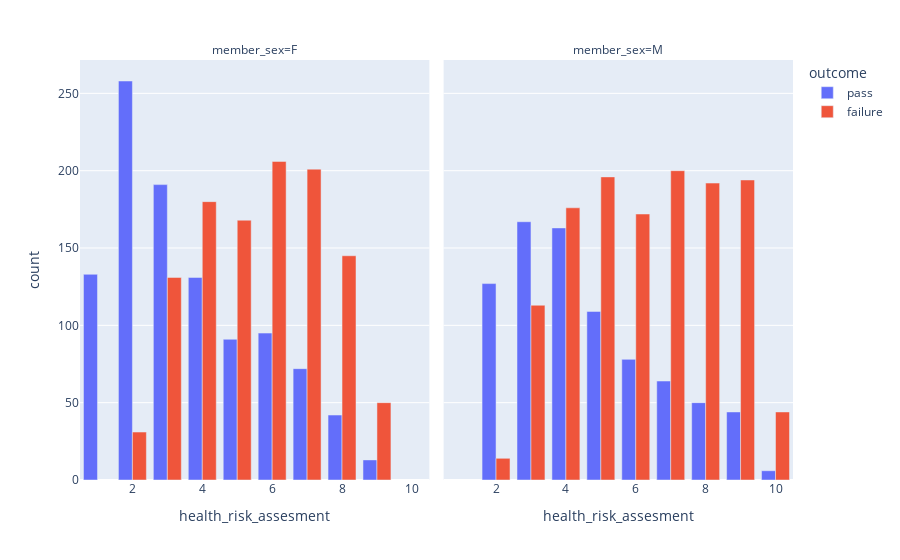

Notebook source saved alongside this figure:
### Code cell
cat_plot = data_outcome_compare[["member_sex", "health_risk_assesment", "outcome"]].value_counts().reset_index()
cat_plot["member_sex"] = cat_plot["member_sex"].replace({0:"F", 1:"M"})
fig = px.bar(cat_plot, x="health_risk_assesment", y="count", color="outcome", facet_col="member_sex", barmode="group")
fig.show()
# Females do seem to have more positive outcomes at higher health risk assesment scores
fig_path = os.path.join(output_dir, "sexxoutcomexhra.png")
pio.write_image(fig, fig_path)

### Figure 1 — Plotly figure (JSON) as saved in the notebook; plotly's stock layout.template omitted (floating-point values rounded to 4 significant figures)
{"data": [{"alignmentgroup": "True", "hovertemplate": "outcome=pass<br>member_sex=F<br>health_risk_assesment=%{x}<br>count=%{y}<extra></extra>", "legendgroup": "pass", "marker": {"color": "#636efa", "pattern": {"shape": ""}}, "name": "pass", "offsetgroup": "pass", "orientation": "v", "showlegend": true, "textposition": "auto", "type": "bar", "x": [2, 3, 1, 4, 6, 5, 7, 8, 9], "xaxis": "x", "y": [258, 191, 133, 131, 95, 91, 72, 42, 13], "yaxis": "y"}, {"alignmentgroup": "True", "hovertemplate": "outcome=pass<br>member_sex=M<br>health_risk_assesment=%{x}<br>count=%{y}<extra></extra>", "legendgroup": "pass", "marker": {"color": "#636efa", "pattern": {"shape": ""}}, "name": "pass", "offsetgroup": "pass", "orientation": "v", "showlegend": false, "textposition": "auto", "type": "bar", "x": [3, 4, 2, 5, 6, 7, 8, 9, 10], "xaxis": "x2", "y": [167, 163, 127, 109, 78, 64, 50, 44, 6], "yaxis": "y2"}, {"alignmentgroup": "True", "hovertemplate": "outcome=failure<br>member_sex=F<br>health_risk_assesment=%{x}<br>count=%{y}<extra></extra>", "legendgroup": "failure", "marker": {"color": "#EF553B", "pattern": {"shape": ""}}, "name": "failure", "offsetgroup": "failure", "orientation": "v", "showlegend": true, "textposition": "auto", "type": "bar", "x": [6, 7, 4, 5, 8, 3, 9, 2], "xaxis": "x", "y": [206, 201, 180, 168, 145, 131, 50, 31], "yaxis": "y"}, {"alignmentgroup": "True", "hovertemplate": "outcome=failure<br>member_sex=M<br>health_risk_assesment=%{x}<br>count=%{y}<extra></extra>", "legendgroup": "failure", "marker": {"color": "#EF553B", "pattern": {"shape": ""}}, "name": "failure", "offsetgroup": "failure", "orientation": "v", "showlegend": false, "textposition": "auto", "type": "bar", "x": [7, 5, 9, 8, 4, 6, 3, 10, 2], "xaxis": "x2", "y": [200, 196, 194, 192, 176, 172, 113, 44, 14], "yaxis": "y2"}], "layout": {"annotations": [{"font": {}, "showarrow": false, "text": "member_sex=F", "x": 0.245, "xanchor": "center", "xref": "paper", "y": 1, "yanchor": "bottom", "yref": "paper"}, {"font": {}, "showarrow": false, "text": "member_sex=M", "x": 0.755, "xanchor": "center", "xref": "paper", "y": 1, "yanchor": "bottom", "yref": "paper"}], "barmode": "group", "legend": {"title": {"text": "outcome"}, "tracegroupgap": 0}, "margin": {"t": 60}, "xaxis": {"anchor": "y", "domain": [0, 0.49], "title": {"text": "health_risk_assesment"}}, "xaxis2": {"anchor": "y2", "domain": [0.51, 1], "matches": "x", "title": {"text": "health_risk_assesment"}}, "yaxis": {"anchor": "x", "domain": [0, 1], "title": {"text": "count"}}, "yaxis2": {"anchor": "x2", "domain": [0, 1], "matches": "y", "showticklabels": false}}}
